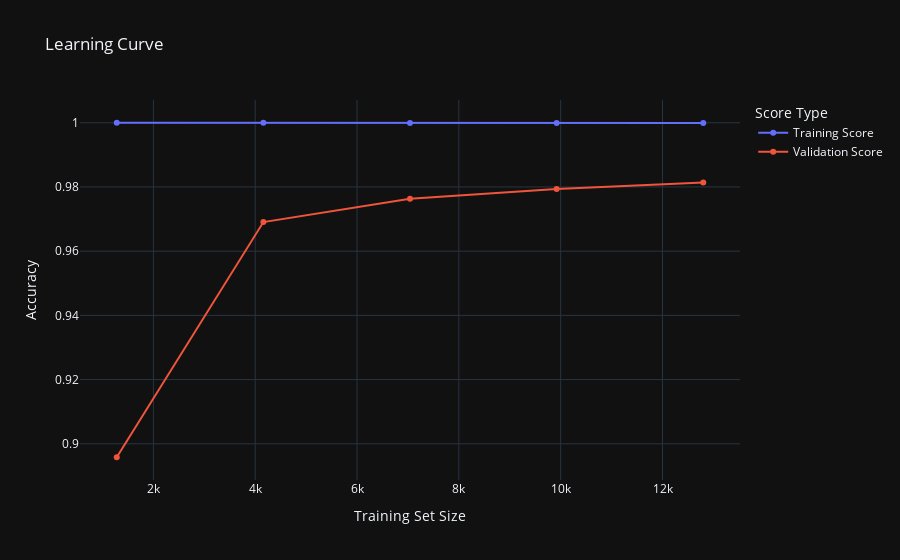

Notebook code for this chart:
### Code cell
# Calculate learning curve
train_sizes, train_scores, test_scores = learning_curve(
    random_search.best_estimator_, X_train, y_train, cv=5, scoring='accuracy', n_jobs=-1
)

# Plot Learning Curves with Plotly
fig = go.Figure()

fig.add_trace(go.Scatter(
    x=train_sizes, 
    y=train_scores.mean(axis=1),
    mode='lines+markers',
    name='Training Score'
))

fig.add_trace(go.Scatter(
    x=train_sizes, 
    y=test_scores.mean(axis=1),
    mode='lines+markers',
    name='Validation Score'
))

fig.update_layout(
    title='Learning Curve',
    xaxis_title='Training Set Size',
    yaxis_title='Accuracy',
    legend_title='Score Type',template='plotly_dark'
)

fig.show()

### Figure 1 — Plotly figure (JSON) as saved in the notebook; plotly's stock layout.template omitted (floating-point values rounded to 4 significant figures)
{"data": [{"mode": "lines+markers", "name": "Training Score", "type": "scatter", "x": [1280, 4160, 7040, 9920, 12800], "y": [1, 1, 0.9999, 0.9999, 0.9999]}, {"mode": "lines+markers", "name": "Validation Score", "type": "scatter", "x": [1280, 4160, 7040, 9920, 12800], "y": [0.8958, 0.9691, 0.9763, 0.9794, 0.9814]}], "layout": {"legend": {"title": {"text": "Score Type"}}, "title": {"text": "Learning Curve"}, "xaxis": {"title": {"text": "Training Set Size"}}, "yaxis": {"title": {"text": "Accuracy"}}}}
